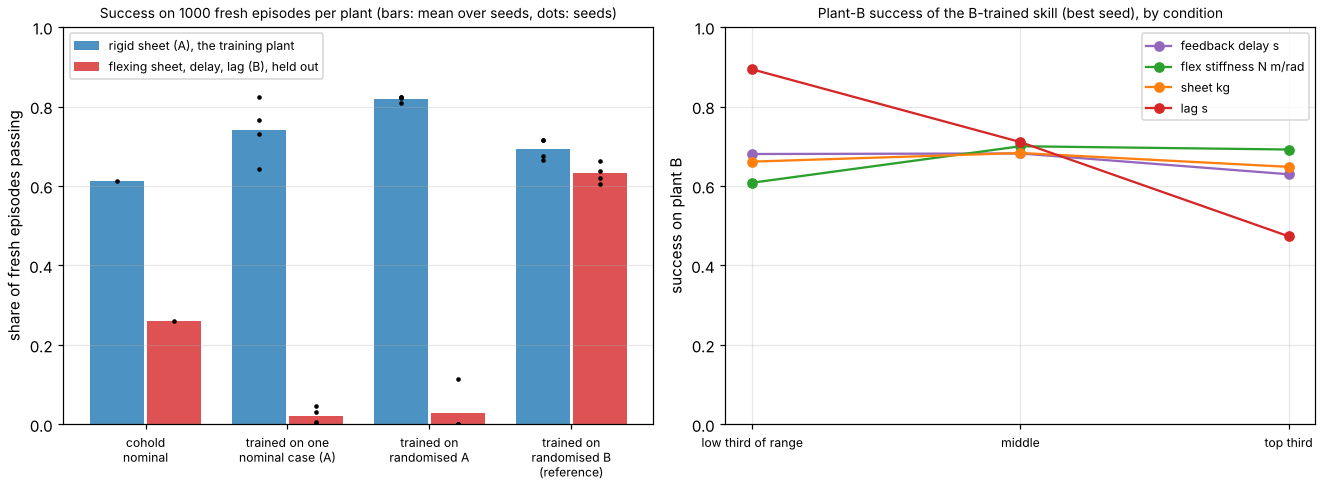

The Python source for this figure:
"""results.json -> figure.png: test success of each trained skill on the training plant and the held-out plant, and where B fails."""
import json
from pathlib import Path

import matplotlib
matplotlib.use("Agg")
import matplotlib.pyplot as plt  # noqa: E402
import numpy as np  # noqa: E402

HERE = Path(__file__).resolve().parent
NAMES = [("cohold_nominal", "cohold\nnominal"), ("A_nominal", "trained on one\nnominal case (A)"),
         ("A_random", "trained on\nrandomised A"), ("B_random", "trained on\nrandomised B\n(reference)")]


def main():
    res = json.loads((HERE / "results.json").read_text())
    fig, (a, b) = plt.subplots(1, 2, figsize=(12, 4.4), constrained_layout=True)
    x = np.arange(len(NAMES))
    for off, plant, col in ((-0.2, "A", "tab:blue"), (0.2, "B", "tab:red")):
        for i, (key, _) in enumerate(NAMES):
            v = [r["test"][plant]["success"] for r in res["rows"] if r["policy"] == key]
            a.bar(i + off, np.mean(v), 0.38, color=col, alpha=0.8, label=("rigid sheet (A), the training plant" if plant == "A" else "flexing sheet, delay, lag (B), held out") if i == 0 else None)
            a.plot([i + off] * len(v), v, "k.", ms=4)
    a.set_xticks(x)
    a.set_xticklabels([n for _, n in NAMES], fontsize=8)
    a.set_ylabel("share of fresh episodes passing")
    a.set_ylim(0, 1)
    a.set_title("Success on 1000 fresh episodes per plant (bars: mean over seeds, dots: seeds)", fontsize=9)
    a.legend(fontsize=8, loc="upper left")
    a.grid(axis="y", alpha=0.3)
    for label, col in (("feedback delay s", "tab:purple"), ("flex stiffness N m/rad", "tab:green"), ("sheet kg", "tab:orange"), ("lag s", "tab:red")):
        rows = res["diagnostics"]["B_random"]["bins"][label]
        b.plot(range(len(rows)), [r["success"] for r in rows], "o-", color=col, label=label)
    b.set_xticks(range(3))
    b.set_xticklabels(["low third of range", "middle", "top third"], fontsize=8)
    b.set_ylim(0, 1)
    b.set_ylabel("success on plant B")
    b.set_title("Plant-B success of the B-trained skill (best seed), by condition", fontsize=9)
    b.legend(fontsize=8)
    b.grid(alpha=0.3)
    fig.savefig(HERE / "figure.png", dpi=110)


if __name__ == "__main__":
    main()
